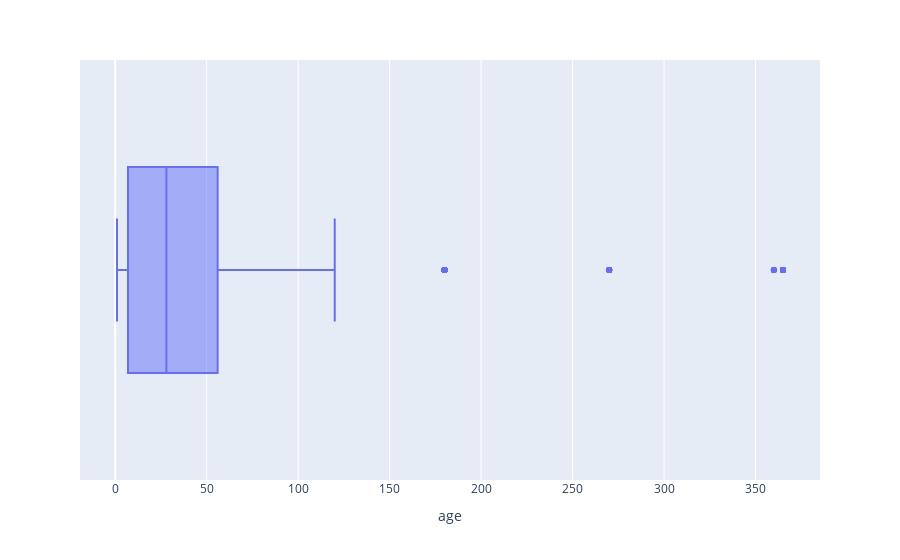

The code cell stored with this chart in its notebook:
### Code cell
fig = px.box(cement, x="age")
fig.show()

### Figure 1 — Plotly figure (JSON) as saved in the notebook; plotly's stock layout.template omitted (floating-point values rounded to 4 significant figures; data arrays with more than 128 entries replaced by an {"elided": "..."} marker saying what was removed)
{"data": [{"alignmentgroup": "True", "hovertemplate": "age=%{x}<extra></extra>", "legendgroup": "", "marker": {"color": "#636efa"}, "name": "", "notched": false, "offsetgroup": "", "orientation": "h", "showlegend": false, "type": "box", "x": {"elided": "1030 int values"}, "x0": " ", "xaxis": "x", "y0": " ", "yaxis": "y"}], "layout": {"boxmode": "group", "legend": {"tracegroupgap": 0}, "margin": {"t": 60}, "xaxis": {"anchor": "y", "domain": [0, 1], "title": {"text": "age"}}, "yaxis": {"anchor": "x", "domain": [0, 1]}}}
